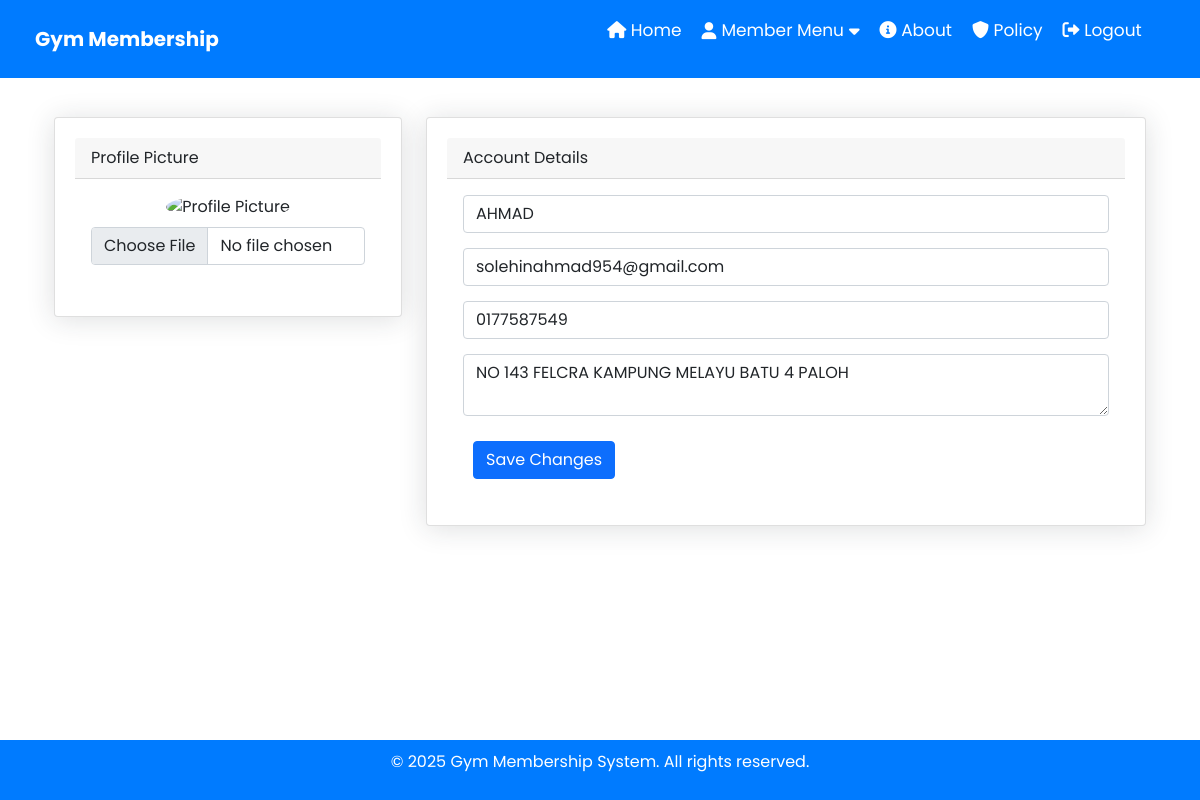
The app's page /member/profile.php (signed in) with its own data.
### tables this page shows
CREATE TABLE `members` (
  `id` int(11) NOT NULL,
  `name` varchar(255) NOT NULL,
  `gender` enum('male','female') NOT NULL,
  `status` enum('inactive','active') DEFAULT 'inactive',
  `email` varchar(255) NOT NULL,
  `password` varchar(255) NOT NULL,
  `phone` varchar(20) DEFAULT NULL,
  `address` text DEFAULT NULL,
  `created_at` timestamp NOT NULL DEFAULT current_timestamp(),
  `profile_picture` varchar(255) DEFAULT NULL
);

### member/profile.php (the view, shortened to what this page needs)
<?php
include '../includes/db.php';
$member_id = $_SESSION['member_id'];
$member_query = $conn->query("SELECT * FROM members WHERE id = $member_id");
$member = $member_query->fetch_assoc();
?>
<!DOCTYPE html>
<html lang="en">
<head>
    <link rel="stylesheet" href="../css/member.css">
    <link rel="stylesheet" href="https://cdnjs.cloudflare.com/ajax/libs/font-awesome/6.0.0/css/all.min.css">
    <link rel="stylesheet" href="https://cdn.jsdelivr.net/npm/bootstrap@5.1.3/dist/css/bootstrap.min.css">
</head>
<body>
<?php include 'includes/header.php'; ?>
<div class="container-xl px-4 mt-4">
    <div class="row">
        <div class="col-xl-4">
            <div class="card mb-4">
                <div class="card-header">Profile Picture</div>
                <div class="card-body text-center">
                    <img class="img-account-profile rounded-circle mb-2"
                         src="<?php echo $member['profile_picture'] ? "../uploads/" . $member['profile_picture'] : '../images/default-avatar.png'; ?>"
                         alt="Profile Picture">
                    <form id="profileForm" method="POST" enctype="multipart/form-data">
                        <input type="file" name="profile_picture" accept="image/*" class="form-control">
                </div>
            </div>
        </div>
        <div class="col-xl-8">
            <div class="card mb-4">
                <div class="card-header">Account Details</div>
                <div class="card-body">
                        <input class="form-control" type="text" name="name" value="<?php echo htmlspecialchars($member['name']); ?>" placeholder="Full Name" required>
                        <input class="form-control" type="email" name="email" value="<?php echo htmlspecialchars($member['email']); ?>" placeholder="Email" required>
                        <input class="form-control" type="text" name="phone" value="<?php echo htmlspecialchars($member['phone']); ?>" placeholder="Phone" required>
                        <textarea class="form-control" name="address" placeholder="Address" required><?php echo htmlspecialchars($member['address']); ?></textarea>
                        <button type="button" class="btn btn-primary" id="saveChangesButton">Save Changes</button>
                </div>
            </div>
        </div>
    </div>
</div>
<?php include '../includes/footer.php'; ?>
</body>
</html>

### css/member.css (style rules this page uses)
body { font-family: Poppins, sans-serif; margin: 0; padding: 0; background-color: #f9f9f9; display: flex; flex-direction: column; min-height: 100vh; }
.card { background: white; padding: 20px; margin: 15px 0; box-shadow: 0 4px 6px rgba(0, 0, 0, 0.1); border-radius: 10px; }
.btn-primary, .btn-secondary { display: inline-block; padding: 10px 20px; margin: 10px; text-decoration: none; border-radius: 5px; transition: 0.3s; }
.btn-primary { background-color: #007bff; color: white; }

### member/profile.php (style rules this page uses)
body { font-family: 'Poppins', sans-serif; }
.img-account-profile { height: 10rem; width: 10rem; object-fit: cover; }
.rounded-circle { border-radius: 50% !important; }
.card { box-shadow: 0 0.15rem 1.75rem 0 rgb(33 40 50 / 15%); }
.form-control { margin-bottom: 15px; }

### records on screen
members: name "AHMAD", email "solehinahmad954@gmail.com", phone "0177587549", address "NO 143 FELCRA KAMPUNG MELAYU BATU 4 PALOH"
